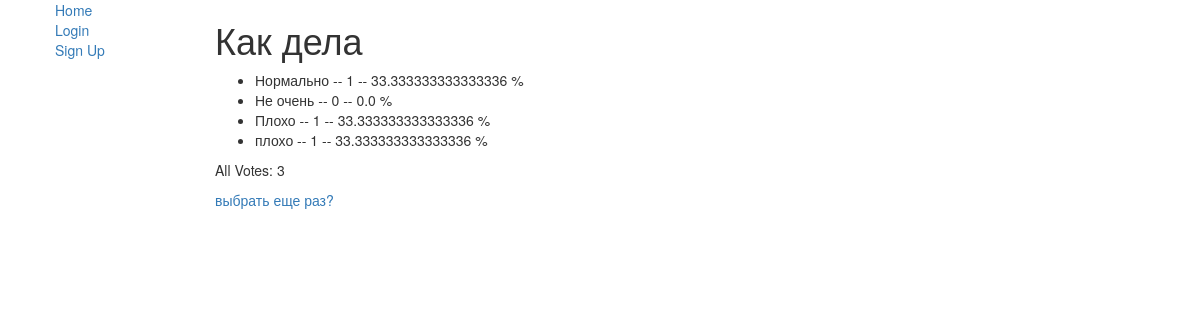
Page /polls/1/results/ on the committed database.
### polls/models.py (models this page shows, shortened)
class Question(models.Model):
    question_text = models.CharField(max_length=200)
    pub_date = models.DateTimeField('date published')
    question_votes = models.IntegerField(default=0)
    short_description = models.CharField(max_length=400)
    description = models.CharField(max_length=3000)
    image = models.ImageField(upload_to='media/questions', blank=True)

class Choice(models.Model):
    question = models.ForeignKey(Question, on_delete=models.CASCADE)
    choice_text = models.CharField(max_length=200)
    votes = models.IntegerField(default=0)
    def get_percentage(self):
        percents = self.votes * 100 / self.question.question_votes
        return percents

### polls/views.py (the view)
# urls.py: path('<int:pk>/results/', views.ResultsView.as_view(), name='results'),
class ResultsView(generic.DetailView):
    model = Question
    template_name = 'polls/results.html'

### polls/templates/polls/results.html
{% extends "polls/base_generic.html" %}
{% block content %}
<h1>{{ question.question_text }}</h1>
<ul>
    {% for choice in question.choice_set.all %}
    <li>{{ choice.choice_text }} -- {{ choice.votes }} -- {{ choice.get_percentage }} %{{choice.percent_votes|pluralize}}</li>
    {% endfor %}
</ul>
<p>All Votes: {{question.question_votes}}</p>
<a href="{% url 'polls:detail'  question.id %}">выбрать еще раз? </a>
{% endblock %}

### rows in the picture
Question: question_text "Как дела", question_votes "3"
Choice: choice_text "Нормально", votes "1", get_percentage "33.333333333333336"
Choice: choice_text "Не очень", votes "0", get_percentage "0.0"
Choice: choice_text "Плохо", votes "1", get_percentage "33.333333333333336"
Choice: choice_text "плохо", votes "1", get_percentage "33.333333333333336"
